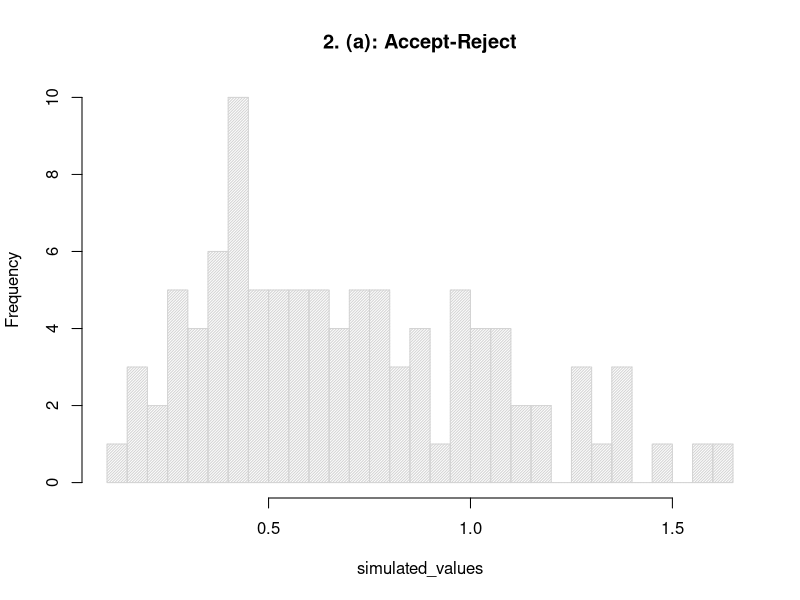

R code for this plot:
x_seq <- seq(0.01, 20, length.out = 100)

# Calculate ratio of f(x) / g(x) at each point
ratios <- dgamma(x_seq, shape=4.3, rate=6.2) / dgamma(x_seq, shape=4, rate=7)
print(ratios)

# The ratios seem to continue to infinity, 
# and took a long time to run when taking this M, 
# since the acceptance rate becomes extremely low.
# Instead, I used G(4,6) with a heavier tail to better model

ratios <- dgamma(x_seq, shape=4.3, rate=6.2) / dgamma(x_seq, shape=4, rate=6)
print(ratios)
M <- max(ratios)
print(M)

accept_reject_gamma = function(n, M) {
  
  simulated_values = rep(0, n)
  simulated_successes = 0
  simulated_trials = 0
  
  # Target distribution: Gamma(4.3, 6.2)
  target_shape = 4.3
  target_rate = 6.2

  # Candidate distribution: Gamma(4, 6) -- not Gamma(4, 7)
  cand_shape = 4
  cand_rate = 6
  
  while (simulated_successes < n) {
    
    simulated_trials = simulated_trials + 1
    
    x_cand = rgamma(1, shape=cand_shape, rate=cand_rate)
    uniform = runif(1, 0, M * dgamma(x_cand, shape=cand_shape, rate=cand_rate))
    
    # Accept if uniform < f(x_cand) where f is Gamma(4.3, 6.2)
    if (uniform < dgamma(x_cand, shape=target_shape, rate=target_rate)) {
      simulated_successes = simulated_successes + 1
      simulated_values[simulated_successes] = x_cand
    }
    
    if (simulated_trials %% 10 == 0) {
      print(paste("mean after", simulated_trials, "simulated_trials:", mean(simulated_values)))      
    }
  }
  
  accept_prob = simulated_successes / simulated_trials
  print(paste("Acceptance probability:", accept_prob))
  print(paste("Estimated mean:", mean(simulated_values)))
  hist(simulated_values, density = 50, breaks = 50, main = "2. (a): Accept-Reject")
}

accept_reject_gamma(100, M)
